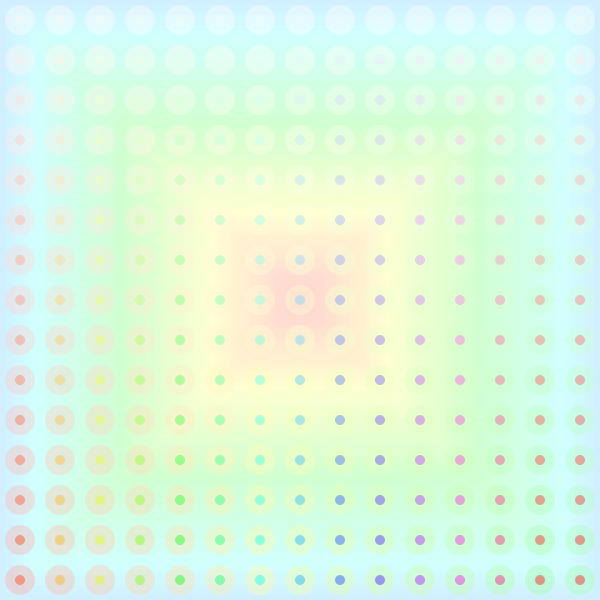
Frame 1 (no input)
Frame 60 (the mouse pressed at the canvas centre just before this capture): identical to frame 1, image omitted
Frame 120 (the mouse held since frame 60 and released just before this capture): identical to frame 1, image omitted

The Processing sketch that drew this single still picture (run headless with seeded random() and noise(); from frame 60 on, the mouse is pressed at the canvas centre):

// Processing sketch: processing_108775
// ── processing_108775.pde

void setup() {
  size(600, 600);
  smooth();
  colorMode(HSB, 540, 560, 50);
}

void draw() {
  background(220, 220, 220);
  noStroke();
  for (int x =800; x>0; x-=10) {
    rectMode(CENTER);
    fill(x/2, 100, 100);
    rect(width/2, height/2, x, x);
  }
//large circle
  for (int i = 20; i < 600; i+=40)
    for (int j = 20; j<600; j +=40) {
      fill(i/3, j/3, 100, 100);
      ellipse(i, j, 30, 30);
    }
    
//small circle
  for (int a = 20; a < 800; a+=40)
    for (int b = 20; b<800; b +=40) {
      fill(a, b, 100,100);
      ellipse(a, b, 10, 10 );
  }
}
